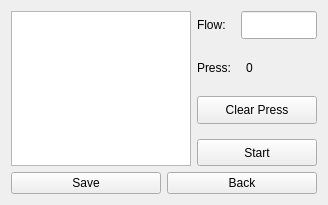
<?xml version="1.0" encoding="UTF-8"?>
<ui version="4.0">
 <class>PressFixPageClass</class>
 <widget class="QWidget" name="PressFixPageClass">
  <property name="geometry">
   <rect>
    <x>0</x>
    <y>0</y>
    <width>328</width>
    <height>205</height>
   </rect>
  </property>
  <property name="windowTitle">
   <string>Form</string>
  </property>
  <layout class="QVBoxLayout" name="verticalLayout_2">
   <item>
    <layout class="QHBoxLayout" name="horizontalLayout_4" stretch="3,2">
     <item>
      <widget class="TableCtrl" name="tableView"/>
     </item>
     <item>
      <layout class="QVBoxLayout" name="verticalLayout" stretch="1,1,1,1">
       <property name="spacing">
        <number>15</number>
       </property>
       <item>
        <layout class="QHBoxLayout" name="horizontalLayout_3">
         <item>
          <widget class="QLabel" name="label">
           <property name="text">
            <string>Flow:</string>
           </property>
          </widget>
         </item>
         <item>
          <widget class="EditCtrl" name="flowEdit">
           <property name="sizePolicy">
            <sizepolicy hsizetype="Expanding" vsizetype="Expanding">
             <horstretch>0</horstretch>
             <verstretch>0</verstretch>
            </sizepolicy>
           </property>
          </widget>
         </item>
        </layout>
       </item>
       <item>
        <layout class="QHBoxLayout" name="horizontalLayout_2">
         <item>
          <widget class="QLabel" name="label_2">
           <property name="text">
            <string>Press:</string>
           </property>
          </widget>
         </item>
         <item>
          <widget class="QLabel" name="pressLbl">
           <property name="sizePolicy">
            <sizepolicy hsizetype="Expanding" vsizetype="Expanding">
             <horstretch>0</horstretch>
             <verstretch>0</verstretch>
            </sizepolicy>
           </property>
           <property name="text">
            <string>0</string>
           </property>
          </widget>
         </item>
        </layout>
       </item>
       <item>
        <widget class="BtnCtrl" name="clearBtn">
         <property name="sizePolicy">
          <sizepolicy hsizetype="Expanding" vsizetype="Expanding">
           <horstretch>0</horstretch>
           <verstretch>0</verstretch>
          </sizepolicy>
         </property>
         <property name="maximumSize">
          <size>
           <width>16777215</width>
           <height>16777215</height>
          </size>
         </property>
         <property name="text">
          <string>Clear Press</string>
         </property>
        </widget>
       </item>
       <item>
        <widget class="BtnCtrl" name="startBtn">
         <property name="sizePolicy">
          <sizepolicy hsizetype="Expanding" vsizetype="Expanding">
           <horstretch>0</horstretch>
           <verstretch>0</verstretch>
          </sizepolicy>
         </property>
         <property name="text">
          <string>Start</string>
         </property>
        </widget>
       </item>
      </layout>
     </item>
    </layout>
   </item>
   <item>
    <layout class="QHBoxLayout" name="horizontalLayout">
     <item>
      <widget class="BtnCtrl" name="saveBtn">
       <property name="text">
        <string>Save</string>
       </property>
      </widget>
     </item>
     <item>
      <widget class="BtnCtrl" name="backBtn">
       <property name="text">
        <string>Back</string>
       </property>
      </widget>
     </item>
    </layout>
   </item>
  </layout>
 </widget>
 <customwidgets>
  <customwidget>
   <class>TableCtrl</class>
   <extends>QTableView</extends>
   <header>tablectrl.h</header>
  </customwidget>
  <customwidget>
   <class>BtnCtrl</class>
   <extends>QPushButton</extends>
   <header>btnctrl.h</header>
  </customwidget>
  <customwidget>
   <class>EditCtrl</class>
   <extends>QLineEdit</extends>
   <header>editctrl.h</header>
  </customwidget>
 </customwidgets>
 <resources/>
 <connections/>
</ui>
